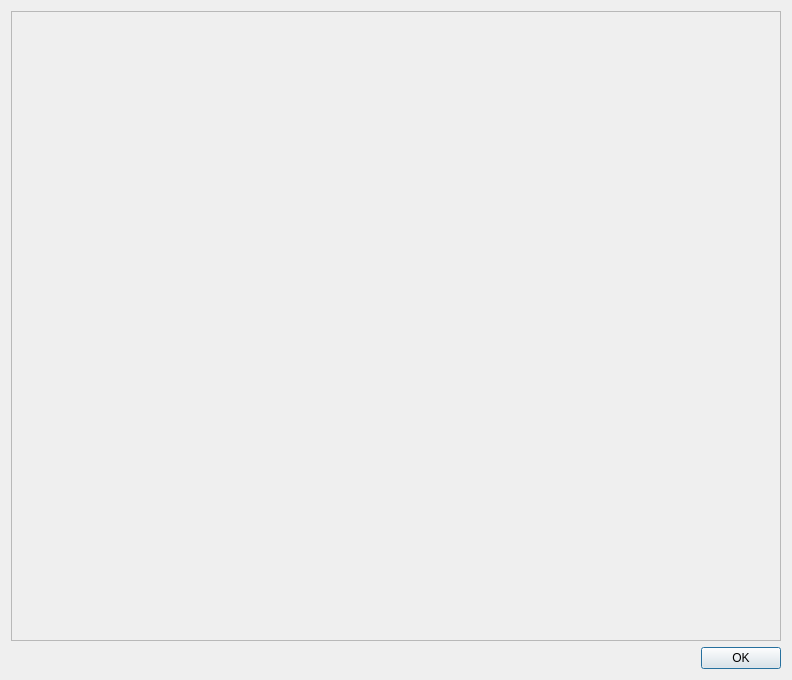
<?xml version="1.0" encoding="UTF-8"?>
<ui version="4.0">
 <class>asset_result_set</class>
 <widget class="QDialog" name="asset_result_set">
  <property name="geometry">
   <rect>
    <x>0</x>
    <y>0</y>
    <width>792</width>
    <height>680</height>
   </rect>
  </property>
  <property name="windowTitle">
   <string>Assets</string>
  </property>
  <property name="styleSheet">
   <string notr="true"/>
  </property>
  <layout class="QGridLayout" name="gridLayout_2">
   <item row="0" column="0">
    <widget class="QScrollArea" name="results_box">
     <property name="widgetResizable">
      <bool>true</bool>
     </property>
     <widget class="QWidget" name="results_layout">
      <property name="geometry">
       <rect>
        <x>0</x>
        <y>0</y>
        <width>772</width>
        <height>627</height>
       </rect>
      </property>
      <layout class="QGridLayout" name="gridLayout"/>
     </widget>
    </widget>
   </item>
   <item row="1" column="0">
    <widget class="QDialogButtonBox" name="buttonBox">
     <property name="orientation">
      <enum>Qt::Horizontal</enum>
     </property>
     <property name="standardButtons">
      <set>QDialogButtonBox::Ok</set>
     </property>
    </widget>
   </item>
  </layout>
 </widget>
 <resources/>
 <connections>
  <connection>
   <sender>buttonBox</sender>
   <signal>accepted()</signal>
   <receiver>asset_result_set</receiver>
   <slot>accept()</slot>
   <hints>
    <hint type="sourcelabel">
     <x>248</x>
     <y>254</y>
    </hint>
    <hint type="destinationlabel">
     <x>157</x>
     <y>274</y>
    </hint>
   </hints>
  </connection>
  <connection>
   <sender>buttonBox</sender>
   <signal>rejected()</signal>
   <receiver>asset_result_set</receiver>
   <slot>reject()</slot>
   <hints>
    <hint type="sourcelabel">
     <x>316</x>
     <y>260</y>
    </hint>
    <hint type="destinationlabel">
     <x>286</x>
     <y>274</y>
    </hint>
   </hints>
  </connection>
 </connections>
</ui>
